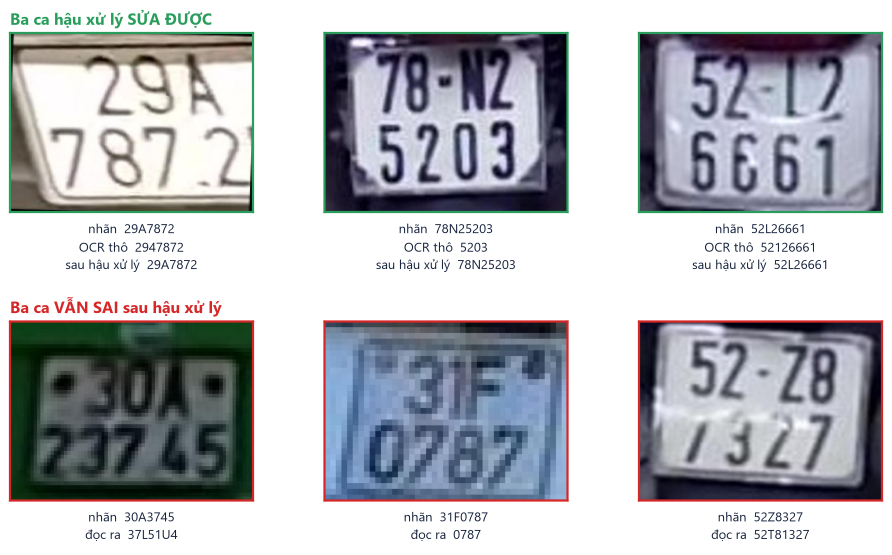
#> input picture docs/slides/figures/fig-ch4-loi.png, 1783 x 1109 px, given in place of plate_clean.png, which was not available (shown at 1/2 size)
$ python generate_all_slide_figures.py
#> lines starting #> are read from the running program, lines starting #| are printed output that depends on the picture; pictures that were not available may be replaced by others from this repository, and a replacement may not be noted
import os
import cv2
import numpy as np
import matplotlib.pyplot as plt
import matplotlib.patches as patches
from PIL import Image

plt.rcParams['font.sans-serif'] = ['Segoe UI', 'Arial', 'DejaVu Sans']
plt.rcParams['font.family'] = 'sans-serif'

out_dir = os.path.join(os.path.dirname(__file__), "..", "docs", "slides", "figures")
os.makedirs(out_dir, exist_ok=True)

plate_clean_path = os.path.join(out_dir, "plate_clean.png")

# ==============================================================================
# 1. SLIDE 7: fig-slide-crnn-collapse.png
# ==============================================================================
def gen_fig1():
    print("Generating Figure 1: CRNN/CTC collapse...")
    fig, ax = plt.subplots(figsize=(15, 6.8), dpi=200)
    fig.patch.set_facecolor('#ffffff')
    ax.set_facecolor('#ffffff')
    ax.set_xlim(0, 15)
    ax.set_ylim(0, 6.8)
    ax.axis('off')

    # LEFT BOX: Biển hai dòng
    rect_left = patches.FancyBboxPatch((0.4, 0.4), 6.9, 6.0, boxstyle="round,pad=0.2,rounding_size=0.25",
                                      facecolor='#fff1f2', edgecolor='#fda4af', linewidth=2, zorder=1)
    ax.add_patch(rect_left)

    ax.text(3.85, 6.1, "BIỂN HAI DÒNG — GIẢ ĐỊNH CỦA CTC BỊ VI PHẠM", fontsize=13, fontweight='bold',
            color='#be123c', ha='center', va='center', zorder=4)
    ax.text(3.85, 5.7, "Hạ chiều cao H → 1 ép phẳng 2 hàng ký tự lên cùng một cột đặc trưng",
            fontsize=10.5, color='#9f1239', ha='center', va='center', style='italic', zorder=4)

    # 2-line plate
    img_2line = Image.open(plate_clean_path)
#> img_2line is the input picture: PIL image 1783x1109 RGBA; mean R, G, B, A 180.5, 182.6, 187.4, 255
    plate2_border = patches.Rectangle((0.75, 3.4), 2.0, 1.8, facecolor='#ffffff', edgecolor='#cbd5e1', linewidth=1.5, zorder=2)
    ax.add_patch(plate2_border)
    ax.imshow(img_2line, extent=[0.8, 2.7, 3.45, 5.15], zorder=3)
    ax.text(1.75, 3.15, "Vùng cắt 2 dòng\n(83 × 74 px)", fontsize=9.5, ha='center', va='top', color='#334155', fontweight='bold', zorder=4)

    # Arrow 1 -> ConvNet
    arrow1 = patches.FancyArrowPatch((2.9, 4.3), (3.4, 4.3), arrowstyle='->', mutation_scale=18, color='#64748b', linewidth=2, zorder=4)
    ax.add_patch(arrow1)

    # ConvNet block
    conv_box = patches.FancyBboxPatch((3.5, 3.4), 1.6, 1.8, boxstyle="round,pad=0.1,rounding_size=0.15",
                                      facecolor='#e2e8f0', edgecolor='#94a3b8', linewidth=1.5, zorder=2)
    ax.add_patch(conv_box)
    ax.text(4.3, 4.75, "Tầng tích chập", fontsize=10.5, fontweight='bold', color='#1e293b', ha='center', zorder=4)
    ax.text(4.3, 4.35, "CNN Feature Extractor", fontsize=8.5, color='#475569', ha='center', zorder=4)
    ax.text(4.3, 3.95, "Nén không gian 2D", fontsize=9, color='#1e293b', ha='center', zorder=4)
    ax.text(4.3, 3.6, "Hạ chiều cao H → 1", fontsize=10, fontweight='bold', color='#dc2626', ha='center', zorder=4)

    # Arrow 2 -> Feature Vector
    arrow2 = patches.FancyArrowPatch((5.2, 4.3), (5.7, 4.3), arrowstyle='->', mutation_scale=18, color='#64748b', linewidth=2, zorder=4)
    ax.add_patch(arrow2)

    # 1D Feature Vector representation with collision
    for i in range(5):
        is_col = (i == 1)
        col_rect = patches.Rectangle((5.8 + i*0.24, 3.5), 0.20, 1.6,
                                     facecolor='#fecdd3' if is_col else '#f1f5f9',
                                     edgecolor='#e11d48' if is_col else '#94a3b8', linewidth=1.5 if is_col else 1.0, zorder=2)
        ax.add_patch(col_rect)
        if is_col:
            ax.text(5.9 + i*0.24, 4.7, "5", fontsize=9, fontweight='bold', color='#be123c', ha='center', zorder=4)
            ax.text(5.9 + i*0.24, 4.25, "|", fontsize=10, fontweight='bold', color='#dc2626', ha='center', zorder=4)
            ax.text(5.9 + i*0.24, 3.8, "2", fontsize=9, fontweight='bold', color='#be123c', ha='center', zorder=4)

    ax.text(6.38, 3.15, "Chuỗi vector 1D\n(Xung đột tại cột t₁)", fontsize=9.5, ha='center', va='top', color='#be123c', fontweight='bold', zorder=4)

    # Callout collision
    callout = patches.FancyBboxPatch((0.8, 0.9), 6.1, 1.8, boxstyle="round,pad=0.15,rounding_size=0.2",
                                    facecolor='#ffffff', edgecolor='#f43f5e', linewidth=1.5, zorder=2)
    ax.add_patch(callout)

    ax.text(3.85, 2.35, "HẬU QUẢ XUNG ĐỘT ĐẶC TRƯNG:", fontsize=11, fontweight='bold', color='#be123c', ha='center', zorder=4)
    ax.text(3.85, 1.65, "• Cột thời gian t₁ chứa đồng thời tín hiệu của số '5' (dòng trên) và số '2' (dòng dưới)\n• Giả định căn chỉnh đơn điệu bị phá vỡ hoàn toàn\n• CTC buộc phải chọn ngẫu nhiên -> Đọc lộn xộn, nuốt một dòng, hoặc sinh ký tự rác\n• Độ chính xác cả chuỗi trước xử lý tụt xuống chỉ còn 56,00% (so với 94,18% của biển 1 dòng)",
            fontsize=9, color='#4c0519', ha='center', va='center', zorder=4)

    # RIGHT BOX: Biển một dòng
    rect_right = patches.FancyBboxPatch((7.7, 0.4), 6.9, 6.0, boxstyle="round,pad=0.2,rounding_size=0.25",
                                       facecolor='#ecfdf5', edgecolor='#a7f3d0', linewidth=2, zorder=1)
    ax.add_patch(rect_right)

    ax.text(11.15, 6.1, "BIỂN MỘT DÒNG — CTC HOẠT ĐỘNG CHÍNH XÁC", fontsize=13, fontweight='bold',
            color='#047857', ha='center', va='center', zorder=4)
    ax.text(11.15, 5.7, "Ký tự xếp tuần tự từ trái sang phải, thỏa mãn giả định căn chỉnh đơn điệu",
            fontsize=10.5, color='#065f46', ha='center', va='center', style='italic', zorder=4)

    # 1-line plate
    img_1line = Image.open('docs/reports/figures/28b-err/extra_chars/07_1line_true-51G51008_got-51GG51008.jpg')
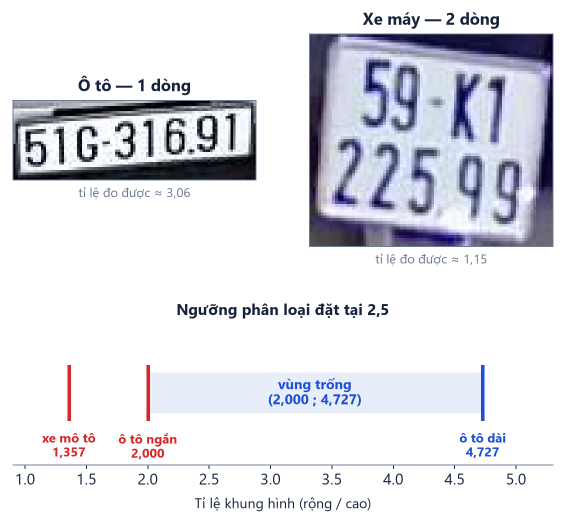
#> input picture docs/slides/figures/fig-layouts.png, 1131 x 1048 px, given in place of 07_1line_true-51G51008_got-51GG51008.jpg, which was not available (shown at 1/2 size)
#> img_1line is the input picture: PIL image 1131x1048 RGBA; mean R, G, B, A 224.1, 224.9, 231.2, 255
    plate1_border = patches.Rectangle((8.0, 3.8), 2.2, 1.0, facecolor='#ffffff', edgecolor='#cbd5e1', linewidth=1.5, zorder=2)
    ax.add_patch(plate1_border)
    ax.imshow(img_1line, extent=[8.05, 10.15, 3.85, 4.75], zorder=3)
    ax.text(9.1, 3.35, "Vùng cắt 1 dòng chuẩn hóa\n(Ký tự xếp thẳng hàng)", fontsize=9.5, ha='center', va='top', color='#334155', fontweight='bold', zorder=4)

    # Arrow 3 -> ConvNet
    arrow3 = patches.FancyArrowPatch((10.3, 4.3), (10.8, 4.3), arrowstyle='->', mutation_scale=18, color='#64748b', linewidth=2, zorder=4)
    ax.add_patch(arrow3)

    # ConvNet block
    conv_box2 = patches.FancyBboxPatch((10.9, 3.4), 1.6, 1.8, boxstyle="round,pad=0.1,rounding_size=0.15",
                                       facecolor='#e2e8f0', edgecolor='#94a3b8', linewidth=1.5, zorder=2)
    ax.add_patch(conv_box2)
    ax.text(11.7, 4.75, "Tầng tích chập", fontsize=10.5, fontweight='bold', color='#1e293b', ha='center', zorder=4)
    ax.text(11.7, 4.35, "CNN Feature Extractor", fontsize=8.5, color='#475569', ha='center', zorder=4)
    ax.text(11.7, 3.95, "Nén không gian 2D", fontsize=9, color='#1e293b', ha='center', zorder=4)
    ax.text(11.7, 3.6, "Hạ chiều cao H → 1", fontsize=10, fontweight='bold', color='#059669', ha='center', zorder=4)

    # Arrow 4 -> Vector 1D
    arrow4 = patches.FancyArrowPatch((12.6, 4.3), (13.0, 4.3), arrowstyle='->', mutation_scale=18, color='#64748b', linewidth=2, zorder=4)
    ax.add_patch(arrow4)

    # 1D Feature Vector representation (monotonic)
    chars = ['5', '1', 'G', '5', '1']
    for i, ch in enumerate(chars):
        col_rect = patches.Rectangle((13.1 + i*0.24, 3.5), 0.20, 1.6,
                                     facecolor='#dcfce7', edgecolor='#16a34a', linewidth=1.2, zorder=2)
        ax.add_patch(col_rect)
        ax.text(13.2 + i*0.24, 4.25, ch, fontsize=9.5, fontweight='bold', color='#15803d', ha='center', zorder=4)

    ax.text(13.7, 3.15, "Chuỗi vector 1D\n(Ánh xạ 1-1 chuẩn)", fontsize=9.5, ha='center', va='top', color='#047857', fontweight='bold', zorder=4)

    # Callout success
    callout2 = patches.FancyBboxPatch((8.1, 0.9), 6.1, 1.8, boxstyle="round,pad=0.15,rounding_size=0.2",
                                     facecolor='#ffffff', edgecolor='#10b981', linewidth=1.5, zorder=2)
    ax.add_patch(callout2)

    ax.text(11.15, 2.35, "CĂN CHỈNH ĐƠN ĐIỆU (MONOTONIC ALIGNMENT):", fontsize=11, fontweight='bold', color='#047857', ha='center', zorder=4)
    ax.text(11.15, 1.65, "• Mỗi vị trí thời gian tᵢ tương ứng độc lập với duy nhất một lát cắt ký tự\n• Giả định ánh xạ đơn điệu của giải mã CTC được thỏa mãn 100%\n• Biển một dòng đạt độ chính xác chuỗi rất cao: S₁ = 95,41%\n• Định hướng giải pháp: Phải biến biển 2 dòng thành 1 dòng trước khi đưa vào OCR!",
            fontsize=9, color='#064e3b', ha='center', va='center', zorder=4)

    plt.tight_layout()
    p = os.path.join(out_dir, "fig-slide-crnn-collapse.png")
    plt.savefig(p, bbox_inches='tight', dpi=200)
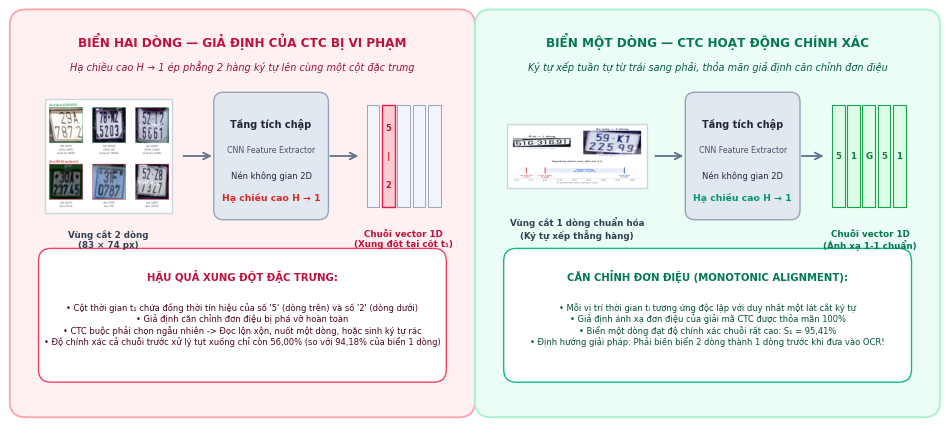
#> figure drawn by matplotlib, 1 panel
    plt.close()
    print("  -> Saved", p)

# ==============================================================================
# 2. SLIDE 10: fig-slide-split-vs-projection.png
# ==============================================================================
def gen_fig2():
    print("Generating Figure 2: Split vs Projection...")
    fig, ax = plt.subplots(figsize=(15, 6.8), dpi=200)
    fig.patch.set_facecolor('#ffffff')
    ax.set_facecolor('#ffffff')
    ax.set_xlim(0, 15)
    ax.set_ylim(0, 6.8)
    ax.axis('off')

    # LEFT PANEL: Vì sao phép chiếu ngang thất bại
    rect_left = patches.FancyBboxPatch((0.4, 0.4), 6.9, 6.0, boxstyle="round,pad=0.2,rounding_size=0.25",
                                      facecolor='#fff1f2', edgecolor='#fda4af', linewidth=2, zorder=1)
    ax.add_patch(rect_left)

    ax.text(3.85, 6.1, "RỦI RO CỦA PHÉP CHIẾU NGANG (PROJECTION)", fontsize=13, fontweight='bold',
            color='#be123c', ha='center', va='center', zorder=4)
    ax.text(3.85, 5.7, "Mộc Công an dập nổi và ốc vít gắn biển tạo đỉnh xám giả nối liền hai dòng, làm triệt tiêu điểm cắt rỗng",
            fontsize=9.5, color='#9f1239', ha='center', va='center', style='italic', zorder=4)

    # Real plate with central bolt
    img_plate = Image.open(plate_clean_path)
    ax.imshow(img_plate, extent=[0.8, 3.2, 2.7, 5.1], zorder=3)

    # Highlight bolt in plate center
    bolt_circle = patches.Circle((2.0, 4.35), 0.18, edgecolor='#ef4444', facecolor='none', linewidth=2.5, linestyle='--', zorder=5)
    ax.add_patch(bolt_circle)
    ax.text(2.0, 2.55, "Biển xe máy có mộc dập nổi / ốc vít ở tim biển\n(Vùng nối liền 2 dòng)", fontsize=8.5, ha='center', va='top', color='#334155', fontweight='bold', zorder=4)

    # Plot Projection Profile
    ax_prof = patches.Rectangle((3.6, 2.7), 3.3, 2.4, facecolor='#ffffff', edgecolor='#cbd5e1', linewidth=1.5, zorder=2)
    ax.add_patch(ax_prof)

    y_vals = np.linspace(2.7, 5.1, 100)
    p1 = np.exp(-((y_vals - 4.5)/0.25)**2) * 1.8
    p2 = np.exp(-((y_vals - 3.4)/0.3)**2) * 2.2
    bolt_p = np.exp(-((y_vals - 3.95)/0.15)**2) * 1.2
    prof = p1 + p2 + bolt_p + 0.2

    ax.plot(3.8 + prof * 0.9, y_vals, color='#be123c', linewidth=2, zorder=4)
    ax.fill_betweenx(y_vals, 3.8, 3.8 + prof * 0.9, color='#fecdd3', alpha=0.5, zorder=3)

    ax.text(6.8, 4.5, "← Dòng 1 (59-K1)", fontsize=8.5, color='#1e293b', va='center', zorder=5)
    ax.text(6.8, 3.4, "← Dòng 2 (201.73)", fontsize=8.5, color='#1e293b', va='center', zorder=5)

    ax.annotate("ĐỈNH GIẢ TẠI ỐC VÍT / MỘC DẬP\n(Không có khoảng trắng)", xy=(3.8 + 1.4*0.9, 3.95), xytext=(4.3, 4.0),
                arrowprops=dict(arrowstyle="->", color='#dc2626', lw=1.5),
                fontsize=7.5, fontweight='bold', color='#dc2626', zorder=6)

    # Callout text below
    callout1 = patches.FancyBboxPatch((0.8, 0.75), 6.1, 1.4, boxstyle="round,pad=0.1,rounding_size=0.15",
                                     facecolor='#ffffff', edgecolor='#fda4af', linewidth=1.5, zorder=2)
    ax.add_patch(callout1)
    ax.text(3.85, 1.45, "HẠN CHẾ CỐ HỮU CỦA CHIẾU NGANG:", fontsize=10, fontweight='bold', color='#be123c', ha='center', zorder=4)
    ax.text(3.85, 1.05, "• Ốc vít / mộc Công an ở tâm biển tạo cầu nối xám liên tục giữa 2 dòng ký tự\n• Biển cong vênh, bám bùn hoặc bóng đổ làm mất hoàn toàn thung lũng phân cách\n• Đòi hỏi quét ngưỡng động phức tạp, dễ cắt phạm nét chữ hoặc vỡ đường ống",
            fontsize=8.5, color='#4c0519', ha='center', va='center', zorder=4)

    # RIGHT PANEL: Cắt cố định 5/12 & 1/3
    rect_right = patches.FancyBboxPatch((7.7, 0.4), 6.9, 6.0, boxstyle="round,pad=0.2,rounding_size=0.25",
                                       facecolor='#ecfdf5', edgecolor='#a7f3d0', linewidth=2, zorder=1)
    ax.add_patch(rect_right)

    ax.text(11.15, 6.1, "GIẢI PHÁP ĐỀ XUẤT: CẮT CỐ ĐỊNH (5/12 & 1/3) + ĐỆM 1/12", fontsize=12, fontweight='bold',
            color='#047857', ha='center', va='center', zorder=4)
    ax.text(11.15, 5.7, "Quy chuẩn QCVN 08:2024/BCA định hình hình học O(1), tự động hóa ổn định tuyệt đối",
            fontsize=10, color='#065f46', ha='center', va='center', style='italic', zorder=4)

    ax.imshow(img_plate, extent=[8.0, 10.4, 2.7, 5.1], zorder=3)

    overlap_band = patches.Rectangle((8.0, 4.1), 2.4, 0.2, facecolor='#fef08a', edgecolor='#eab308',
                                     alpha=0.6, linewidth=1.5, linestyle='--', zorder=4)
    ax.add_patch(overlap_band)

    ax.plot([7.8, 10.6], [4.1, 4.1], color='#dc2626', linewidth=2, linestyle='-', zorder=5)
    ax.plot([7.8, 10.6], [4.3, 4.3], color='#2563eb', linewidth=2, linestyle='-', zorder=5)

    ax.text(10.7, 4.7, "Nửa trên: [0 → 5/12·H]\n(Bảo toàn chân chữ 59-K1)", fontsize=8.5, color='#991b1b', va='center', fontweight='bold', zorder=4)
    ax.text(10.7, 4.2, "Dải chồng lấn 1/12·H\n(Vùng đệm an toàn)", fontsize=8.5, color='#854d0e', va='center', fontweight='bold', zorder=4)
    ax.text(10.7, 3.3, "Nửa dưới: [1/3·H → H]\n(Bảo toàn đỉnh số 201.73)", fontsize=8.5, color='#1e40af', va='center', fontweight='bold', zorder=4)

    crop_top = img_plate.crop((0, 0, img_plate.width, int(img_plate.height * 5/12)))
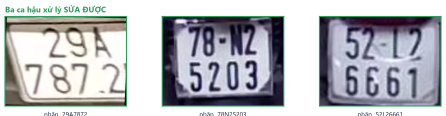
#> crop_top: PIL image 1783x462 RGBA (shown at 1/4 size); mean R, G, B, A 181.5, 183.2, 187.9, 255
    crop_bot = img_plate.crop((0, int(img_plate.height * 1/3), img_plate.width, img_plate.height))
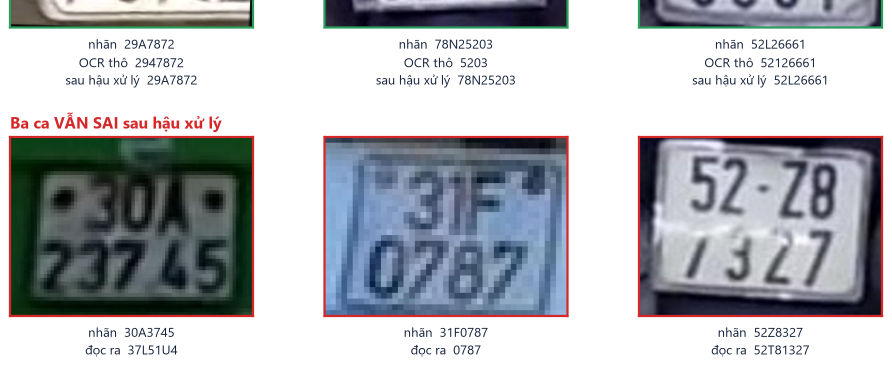
#> crop_bot: PIL image 1783x740 RGBA (shown at 1/2 size); mean R, G, B, A 179.6, 182.1, 186.6, 255

    ax.imshow(crop_top, extent=[12.5, 14.3, 4.3, 5.0], zorder=3)
    ax.imshow(crop_bot, extent=[12.5, 14.3, 3.1, 4.1], zorder=3)
    ax.text(13.4, 5.1, "Nửa trên đã tách", fontsize=8, color='#991b1b', ha='center', zorder=4)
    ax.text(13.4, 2.9, "Nửa dưới đã tách", fontsize=8, color='#1e40af', ha='center', zorder=4)

    callout2 = patches.FancyBboxPatch((8.1, 0.75), 6.1, 1.4, boxstyle="round,pad=0.1,rounding_size=0.15",
                                     facecolor='#ffffff', edgecolor='#a7f3d0', linewidth=1.5, zorder=2)
    ax.add_patch(callout2)
    ax.text(11.15, 1.45, "ƯU ĐIỂM VƯỢT TRỘI CỦA CẮT CỐ ĐỊNH:", fontsize=10, fontweight='bold', color='#047857', ha='center', zorder=4)
    ax.text(11.15, 1.05, "• Độ phức tạp O(1): Thực thi gần như tức thì (~0,00 ms), không tốn chu kỳ tính toán\n• Căn cứ pháp lý QCVN 08:2024: Tỉ lệ kích thước ký tự và lề biển đã chuẩn hóa toàn quốc\n• Vùng đệm 1/12 triệt tiêu 100% rủi ro mất nét chân/đầu; nét thừa lọt sang được OCR coi là nền",
            fontsize=8.5, color='#064e3b', ha='center', va='center', zorder=4)

    plt.tight_layout()
    p = os.path.join(out_dir, "fig-slide-split-vs-projection.png")
    plt.savefig(p, bbox_inches='tight', dpi=200)
    plt.close()
    print("  -> Saved", p)

# ==============================================================================
# 3. SLIDE 12: fig-slide-hsv-eval.png
# ==============================================================================
def gen_fig3():
    print("Generating Figure 3: HSV Color Classification...")
    fig, (ax1, ax2) = plt.subplots(1, 2, figsize=(15, 6.8), dpi=200, gridspec_kw={'width_ratios': [1, 1.2]})
    fig.patch.set_facecolor('#ffffff')

    ax1.set_facecolor('#ffffff')
    ax1.set_xlim(0, 10)
    ax1.set_ylim(0, 10)
    ax1.axis('off')

    bg_left = patches.FancyBboxPatch((0.2, 0.2), 9.6, 9.6, boxstyle="round,pad=0.2,rounding_size=0.3",
                                    facecolor='#f8fafc', edgecolor='#cbd5e1', linewidth=1.8, zorder=1)
    ax1.add_patch(bg_left)

    ax1.text(5.0, 9.2, "NGUYÊN LÝ KHÔNG GIAN MÀU HSV", fontsize=13, fontweight='bold', color='#1e293b', ha='center', zorder=3)
    ax1.text(5.0, 8.7, "Phân tách sắc độ khỏi độ sáng để chống chịu ánh sáng tự nhiên", fontsize=9.5, color='#475569', ha='center', style='italic', zorder=3)

    # Draw HSV Color Wheel / Disk
    theta = np.linspace(0, 2*np.pi, 200)
    r = np.linspace(0.2, 1.8, 50)
    T, R = np.meshgrid(theta, r)
    X = R * np.cos(T) + 5.0
    Y = R * np.sin(T) + 5.8
    H = T / (2*np.pi)
    S = R / 1.8
    V = np.ones_like(H) * 0.95
    import matplotlib.colors as mcolors
    HSV = np.stack([H, S, V], axis=-1)
    RGB = mcolors.hsv_to_rgb(HSV)
    ax1.pcolormesh(X, Y, RGB[:, :, 0], color=RGB.reshape(-1, 3), shading='auto', zorder=2)

    ax1.annotate("Trục Sắc độ H\n(Quay tròn 0° - 360°)\nNhận biết: Vàng, Trắng, Xanh", xy=(6.6, 6.6), xytext=(7.3, 7.3),
                 arrowprops=dict(arrowstyle="->", color='#0f172a', lw=1.5),
                 fontsize=8.5, fontweight='bold', color='#0f172a', zorder=4)

    ax1.annotate("Trục Bão hòa S\n(Tâm → Rìa)\nPhân biệt Trắng (S thấp)\n& Biển màu (S cao)", xy=(5.0, 5.8), xytext=(1.2, 6.8),
                 arrowprops=dict(arrowstyle="->", color='#0f172a', lw=1.5),
                 fontsize=8.5, fontweight='bold', color='#0f172a', zorder=4)

    ax1.arrow(1.0, 4.0, 0, 2.5, head_width=0.2, head_length=0.3, fc='#64748b', ec='#64748b', zorder=4)
    ax1.text(0.7, 5.2, "Độ sáng V (Độc lập)", fontsize=8.5, color='#334155', rotation=90, va='center', fontweight='bold', zorder=4)

    card = patches.FancyBboxPatch((0.6, 0.6), 8.8, 2.8, boxstyle="round,pad=0.15,rounding_size=0.2",
                                 facecolor='#ffffff', edgecolor='#e2e8f0', linewidth=1.5, zorder=2)
    ax1.add_patch(card)
    ax1.text(5.0, 3.0, "BA KỸ THUẬT XỬ LÝ ẢNH MÀU CỐT LÕI:", fontsize=10, fontweight='bold', color='#1e293b', ha='center', zorder=3)
    ax1.text(5.0, 1.8, "1. Tách biệt H và V: Nhận diện màu chuẩn xác dưới nắng gắt hoặc bóng râm\n2. Vùng đệm thu biên 18%: Cắt bỏ rìa viền nhằm triệt tiêu màu sơn vỏ xe\n3. Ngưỡng tin cậy 30%: Dải màu chiếm đa số từ 30% trở lên mới phân loại, tránh gán nhãn thiếu căn cứ",
             fontsize=8.5, color='#334155', ha='center', va='center', zorder=3)

    # RIGHT PANEL: Biểu đồ cột đánh giá độc lập
    ax2.set_facecolor('#ffffff')
    bg_right = patches.FancyBboxPatch((0.02, 0.02), 0.96, 0.96, boxstyle="round,pad=0.02,rounding_size=0.03",
                                     facecolor='#f8fafc', edgecolor='#cbd5e1', linewidth=1.8, zorder=1, transform=ax2.transAxes)
    ax2.add_patch(bg_right)

    categories = ['Biển vàng\n(Xe dịch vụ)', 'Biển trắng\n(Xe dân sự)', 'Biển xanh\n(Cơ quan)', 'TỔNG THỂ\n(Toàn tập đo)']
    accuracies = [98.56, 97.40, 96.83, 97.89]
    samples = ['684 / 694 mẫu', '787 / 808 mẫu', '61 / 63 mẫu', '1.532 / 1.565 mẫu']
    bar_colors = ['#f59e0b', '#64748b', '#2563eb', '#059669']

    x = np.arange(len(categories))
    width = 0.55

    bars = ax2.bar(x, accuracies, width, color=bar_colors, edgecolor='#0f172a', linewidth=1.2, zorder=3)
    ax2.set_ylim(80, 104)
    ax2.set_ylabel('Độ chính xác phân loại (%)', fontsize=11, fontweight='bold', color='#1e293b')
    ax2.set_title('KẾT QUẢ ĐÁNH GIÁ ĐỘC LẬP (n = 1.565 mẫu thử nghiệm)', fontsize=13, fontweight='bold', color='#1e293b', pad=20)
    ax2.set_xticks(x)
    ax2.set_xticklabels(categories, fontsize=10, fontweight='semibold', color='#1e293b')
    ax2.grid(axis='y', linestyle='--', alpha=0.5, zorder=1)

    for bar, acc, samp in zip(bars, accuracies, samples):
        yval = bar.get_height()
        ax2.text(bar.get_x() + bar.get_width()/2.0, yval + 1.0, f"{acc:.2f}%", ha='center', va='bottom',
                 fontsize=11, fontweight='bold', color='#0f172a', zorder=4)
        ax2.text(bar.get_x() + bar.get_width()/2.0, yval - 4.5, samp, ha='center', va='center',
                 fontsize=8.5, fontweight='semibold', color='#ffffff' if bar.get_facecolor()[0] < 0.8 else '#0f172a', zorder=4)
#> (the rest of the program and of its run is left out)
